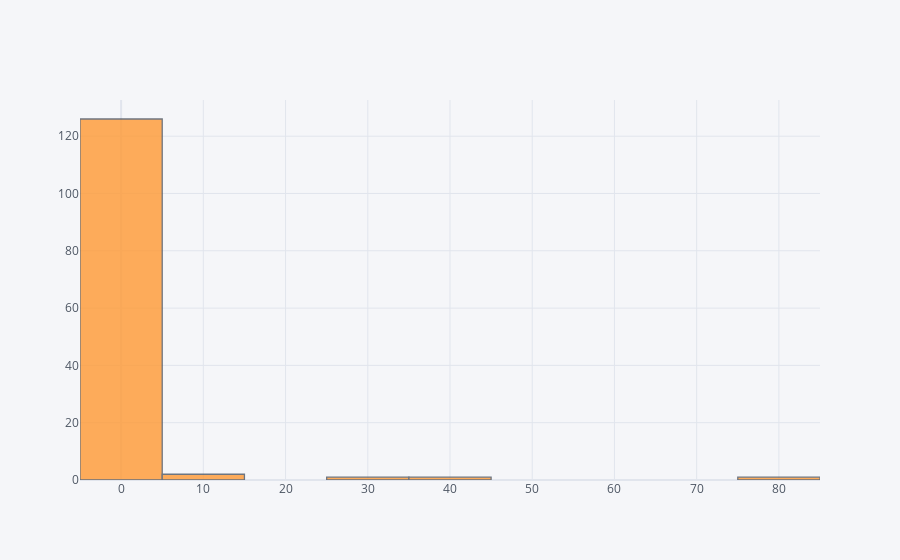

This figure's notebook cell:
### Code cell
df['losses_per_gdp__total'].iplot(kind = 'hist', bins =10)

### Figure 1 — Plotly figure (JSON) as saved in the notebook; plotly's stock layout.template omitted (floating-point values rounded to 4 significant figures; data arrays with more than 128 entries replaced by an {"elided": "..."} marker saying what was removed)
{"data": [{"histfunc": "count", "histnorm": "", "marker": {"color": "rgba(255, 153, 51, 1.0)", "line": {"color": "#4D5663", "width": 1.3}}, "name": "losses_per_gdp__total", "nbinsx": 10, "opacity": 0.8, "orientation": "v", "type": "histogram", "x": {"elided": "182 float values"}}], "layout": {"barmode": "overlay", "legend": {"bgcolor": "#F5F6F9", "font": {"color": "#4D5663"}}, "paper_bgcolor": "#F5F6F9", "plot_bgcolor": "#F5F6F9", "title": {"font": {"color": "#4D5663"}}, "xaxis": {"gridcolor": "#E1E5ED", "showgrid": true, "tickfont": {"color": "#4D5663"}, "title": {"font": {"color": "#4D5663"}, "text": ""}, "zerolinecolor": "#E1E5ED"}, "yaxis": {"gridcolor": "#E1E5ED", "showgrid": true, "tickfont": {"color": "#4D5663"}, "title": {"font": {"color": "#4D5663"}, "text": ""}, "zerolinecolor": "#E1E5ED"}}}
